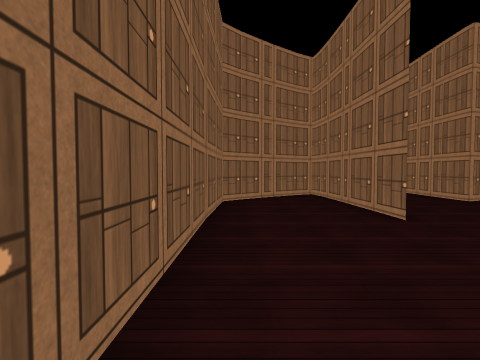
View 1 (above)

24 first-person views from a walk through a 3-D level made in the Unity game engine. The camera is 1.4 m above the floor, tilts 2° down and sees 85° across. The floor is counted in squares, 2 m on a side. Each view is taken from the middle of a square. On the plan, view 1 faces up. The plan holds only what a view shows up to about 9 squares ahead; the rest is blank. The place goes on beyond the plan. Some surface patterns are stand-ins.

View 2
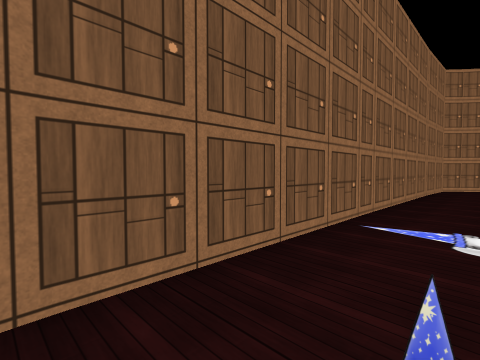

View 3
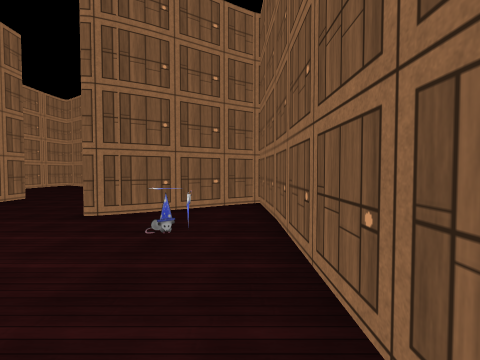

View 4
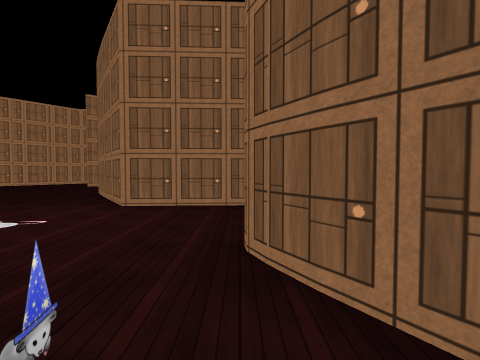

View 5
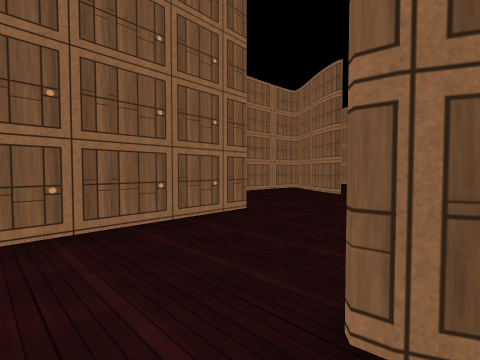

View 6
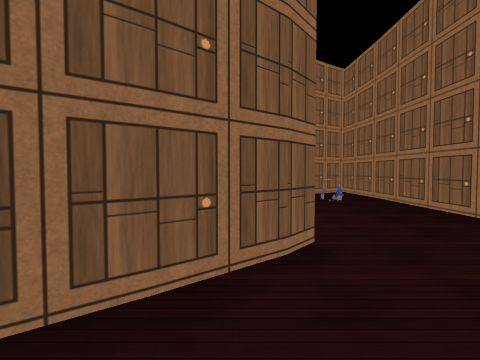

View 7
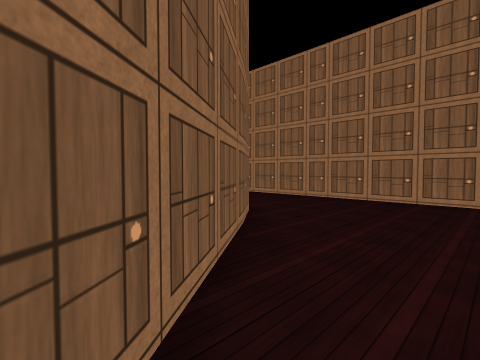

View 8
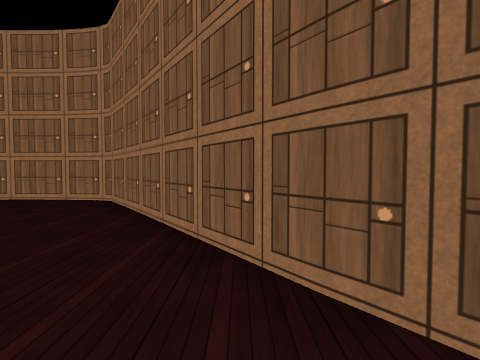

View 9
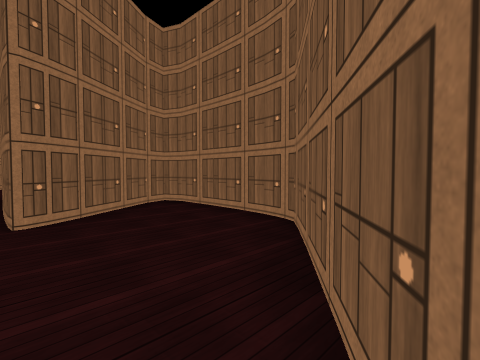

View 10
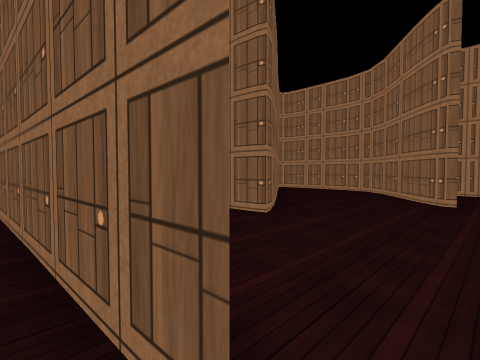

View 11
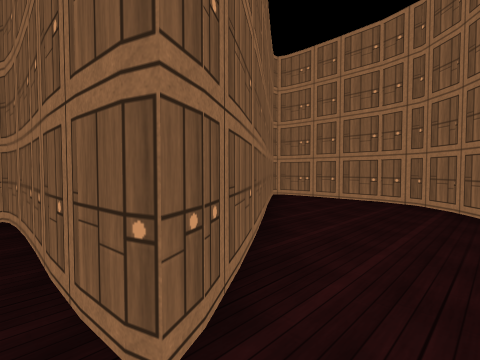

View 12
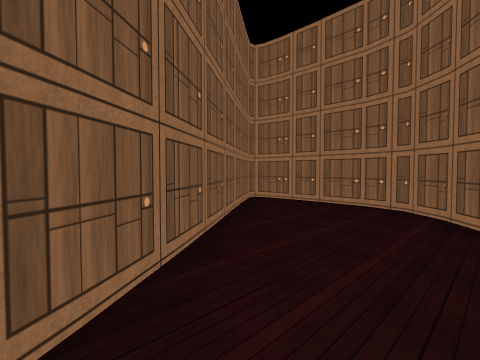

View 13
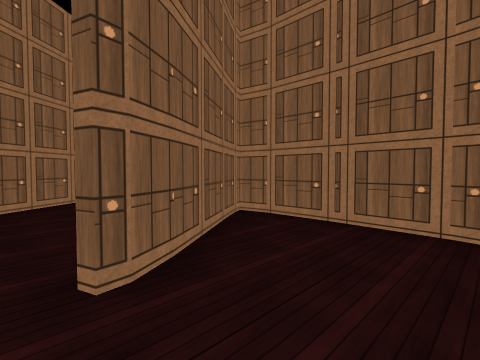

View 14
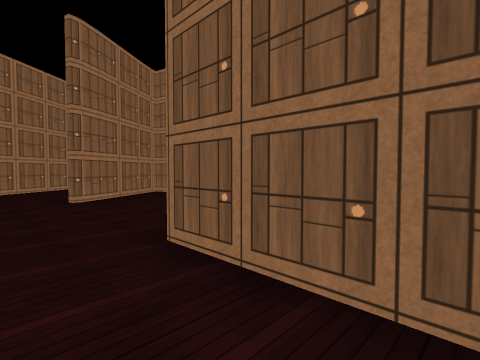

View 15
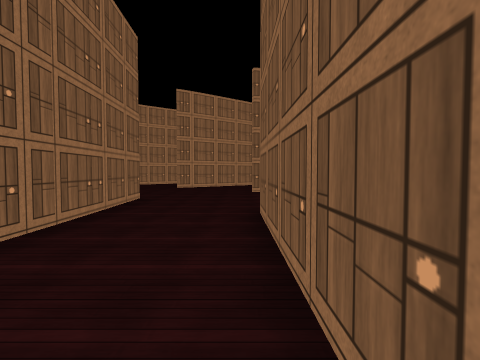

View 16
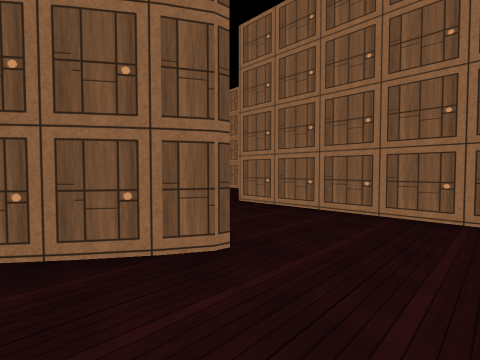

View 17
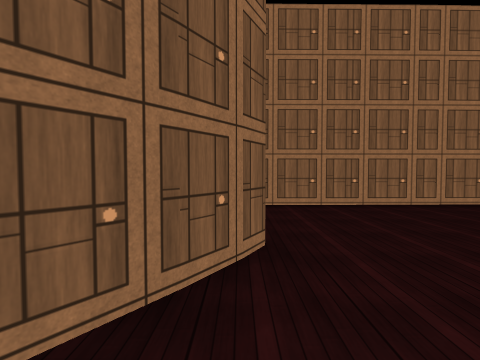

View 18
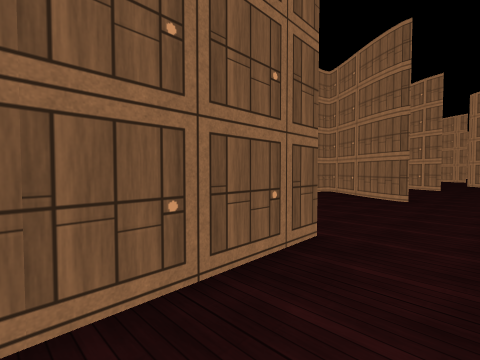

View 19
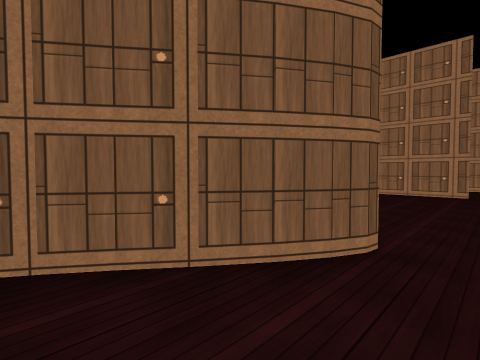

View 20
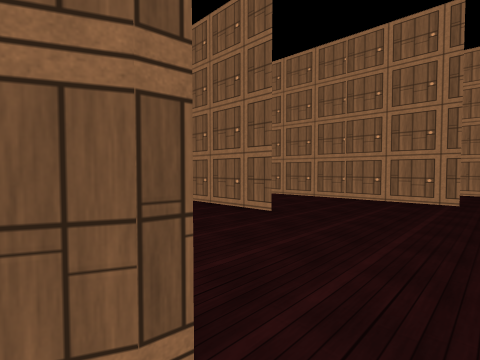

View 21
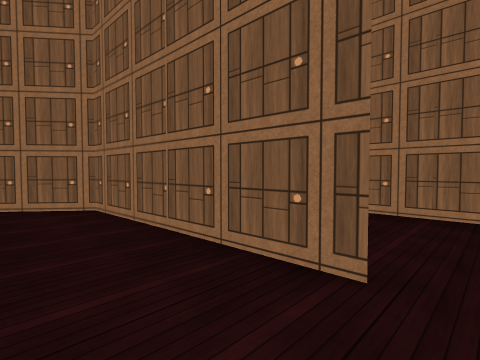

View 22
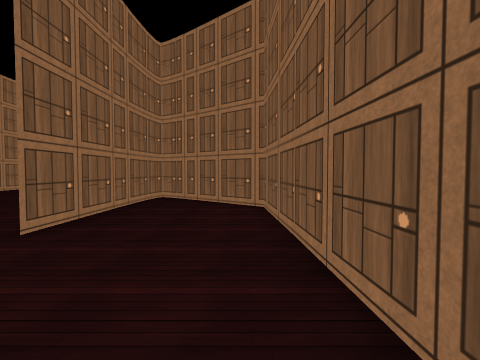

View 23
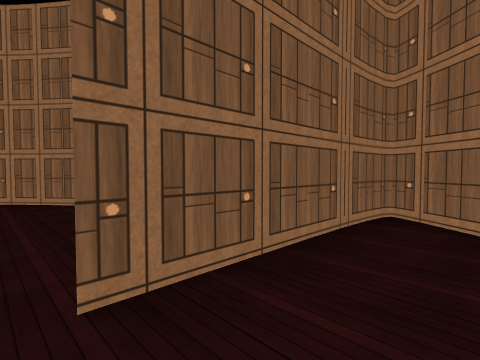

View 24
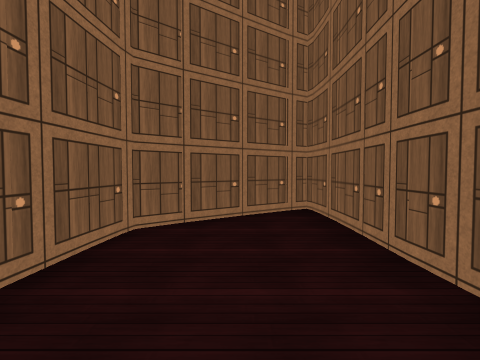

### Floor plan
Points are (right, up) in squares from view 1. A wall is a line through its corners. A room is listed if a view was taken in it or the views show most of it. See-through windows are left out.
Room 1 (views 1, 2, 3, 4, 5, 6, 8, 18)
walls: (2.3, -0.6) (2.7, -0.1); (2.6, -0.1) (4, 0.9); (1.8, -5.3) (2.3, -5); (2.4, 3.6) (2.3, 7.2); (-0.3, -6.7) (2, -5.1); (5.4, -7.6) (5.2, -2.6); (-0.6, 6.1) (-0.5, -6.7); (0.1, 6.4) (-0.4, 6); (1.7, 7.7) (0, 6.4)
ways out: opening at (3, 2.7) to room 2; opening at (3.5, -6.5) to room 3; opening at (4.5, -1)
objects: other object (1, -4)
Room 2 (views 7, 9)
walls: (5.2, 6.3) (5.3, 7.5); (8.3, 4.7) (8.3, 5.3); (8.4, 5.2) (8.3, 7.3); (7.7, 7.5) (5.6, 6.1); (2.2, 7.8) (1.6, 7.5); (8.2, 7.7) (7.5, 7.5); (4, 0.9) (8.1, 4) (8.3, 4.8)
ways out: opening at (3, 2.7) to room 1
Room 3 (views 10, 11, 12, 13, 17, 19, 20, 21, 22, 23, 24)
walls: (5.6, -11.8) (6, -12); (5.9, -11.9) (8.2, -13.5); (2.4, -13.8) (2.4, -16.1); (-0.7, -11.6) (-0.6, -13.9); (-0.5, -13.8) (-0.5, -16) (1.4, -17.6); (8.5, -9.3) (8.6, -13.5); (8.4, -12.9) (8.4, -9.2); (8.1, -14.1) (6.9, -13.2); (-3.6, -11.1) (-3.6, -12.6); (8.3, -5.1) (8.3, -1.2) (7.8, -1.4); (2.3, -17.4) (2.4, -13.7); (11.5, -7.1) (11.8, -6.8); (11.7, -6.9) (13.7, -5.4); (11.3, -14.4) (11.3, -11.5); (7.9, -1.3) (5.7, -2.9) (5.6, -4.6); (13.1, -10.4) (14.3, -9.4) (14.4, -8.6); (14.4, -8.7) (14.5, -6.1); (13.6, -5.5) (14.2, -4.8) (14.4, -4.1) (14.5, -2); (14.3, -5.8) (11.7, -7.4); (13.3, -2.1) (8.7, -5.1); (14.2, -1.2) (13.2, -1.9)
ways out: opening at (3.5, -6.5) to room 1; opening at (9, -15) to room 4
Room 4 (views 14, 15, 16)
walls: (8.5, -14.3) (8.1, -14); (11.4, -17.5) (11.3, -14.4)
ways out: opening at (9, -15) to room 3

Positions as (right, up) in squares from view 1, and headings:
1: (0, 0), facing up
2: (1, -5), facing up-left
3: (0, -1), facing down
4: (0, -5), facing right
5: (2, -4), facing down-right
6: (3, 2), facing down
7: (6, 3), facing down-left
8: (2, 1), facing right
9: (5, 2), facing up-right
10: (5, -8), facing up-right
11: (8, -6), facing up-right
12: (9, -6), facing up-right
13: (11, -9), facing up-right
14: (10, -14), facing up-right
15: (11, -16), facing up
16: (7, -16), facing up-right
17: (6, -14), facing right
18: (4, -5), facing down-right
19: (8, -11), facing down-left
20: (6, -11), facing down-left
21: (1, -11), facing down-left
22: (0, -11), facing down
23: (7, -9), facing down-right
24: (7, -6), facing up
